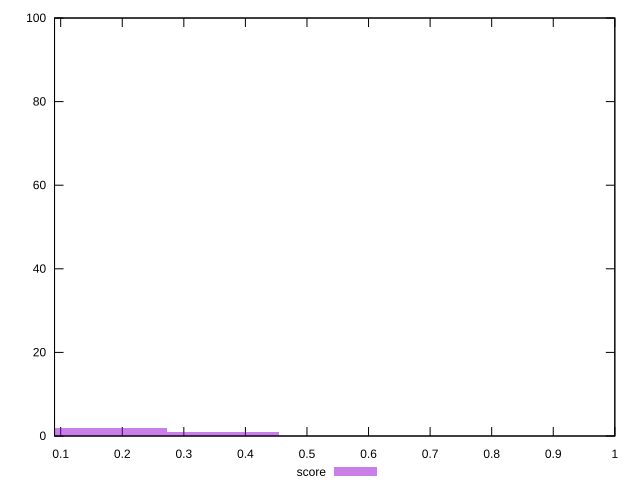

This figure's gnuplot source:
reset

$score <<EOF
0 1
1.0905453462191992 96
0.18175755770319985 2
0.3635151154063997 1
EOF

set key outside below
set boxwidth 0.18175755770319985
set xrange [0.09:1]
set yrange [0:100]
set trange [0:100]
set style fill transparent solid 0.5 noborder
set terminal svg size 640, 490 enhanced background rgb 'white'
set output "reports/report_00031_2021-02-24T23-18-18.084Z/speed-index/samples/card/score/histogram.svg"

plot $score title "score" with boxes

reset
